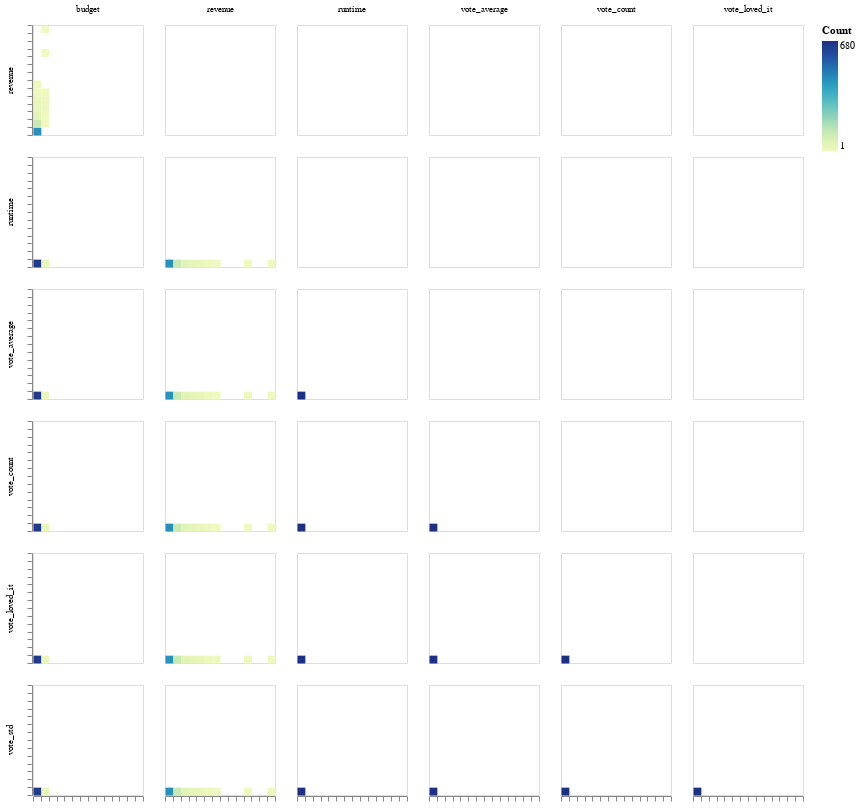

Write notebook code for a chart like this one.
### Markdown cell above
<div class="alert alert-warning" style="color:black">

### Question 2.5 (Optional)
rubric={viz:0.5,accuracy:0.5}
    
<h4>Python</h4>
<p>In the lecture, I mentioned hat 2D histograms is a good alternative when you scatter plots become oversaturated. Copy your code from 2.1 and change it so that we can see multiple “heatmap-like” 2D histograms instead of scatter plots.</p>

</div>

### Code cell
# YOUR ANSWER GOES HERE

# YOUR ANSWER GOES HERE
import altair as alt

# numeric cols except id
num_cols =(
    df.select_dtypes(include="number")
    .columns
    .drop("id", errors="ignore")
    .tolist()
)

# base chart: long format for x and y variables
base = alt.Chart(df).transform_fold(
    num_cols, as_=["x_var", "x"]
).transform_fold(
    num_cols, as_=["y_var", "y"]
).transform_filter(
    alt.datum.y_var > alt.datum.x_var
).mark_rect().encode(
    x=alt.X("x:Q", bin=alt.Bin(maxbins=20), scale=alt.Scale(zero=False), title=None),
    y=alt.Y("y:Q", bin=alt.Bin(maxbins=20), scale=alt.Scale(zero=False), title=None),
    color=alt.Color("count():Q", title="Count")
).properties(
    width=110,
    height=110
)

splom_2d = base.facet(
    row=alt.Row("y_var:N", title=None),
    column=alt.Column("x_var:N", title=None)
).configure_axis(
    labelFontSize=0,
    titleFontSize=0
).configure_header(
    labelFontSize=9,
    titleFontSize=9
)

splom_2d

### Figure 1 — Vega-Lite specification as saved in the notebook (floating-point values rounded to 4 significant figures; data arrays with more than 128 entries replaced by an {"elided": "..."} marker saying what was removed)
{"config": {"view": {"continuousWidth": 300, "continuousHeight": 300}, "axis": {"labelFontSize": 0, "titleFontSize": 0}, "header": {"labelFontSize": 9, "titleFontSize": 9}}, "data": {"name": "data-c64555ec5453c71099d0e2f59869a6c2"}, "facet": {"column": {"field": "x_var", "title": null, "type": "nominal"}, "row": {"field": "y_var", "title": null, "type": "nominal"}}, "spec": {"mark": {"type": "rect"}, "encoding": {"color": {"aggregate": "count", "title": "Count", "type": "quantitative"}, "x": {"bin": {"maxbins": 20}, "field": "x", "scale": {"zero": false}, "title": null, "type": "quantitative"}, "y": {"bin": {"maxbins": 20}, "field": "y", "scale": {"zero": false}, "title": null, "type": "quantitative"}}, "height": 110, "transform": [{"fold": ["runtime", "budget", "revenue", "vote_average", "vote_loved_it", "vote_count", "vote_std"], "as": ["x_var", "x"]}, {"fold": ["runtime", "budget", "revenue", "vote_average", "vote_loved_it", "vote_count", "vote_std"], "as": ["y_var", "y"]}, {"filter": "(datum.y_var > datum.x_var)"}], "width": 110}, "$schema": "https://vega.github.io/schema/vega-lite/v6.1.0.json", "datasets": {"data-c64555ec5453c71099d0e2f59869a6c2": {"elided": "680 records"}}}
